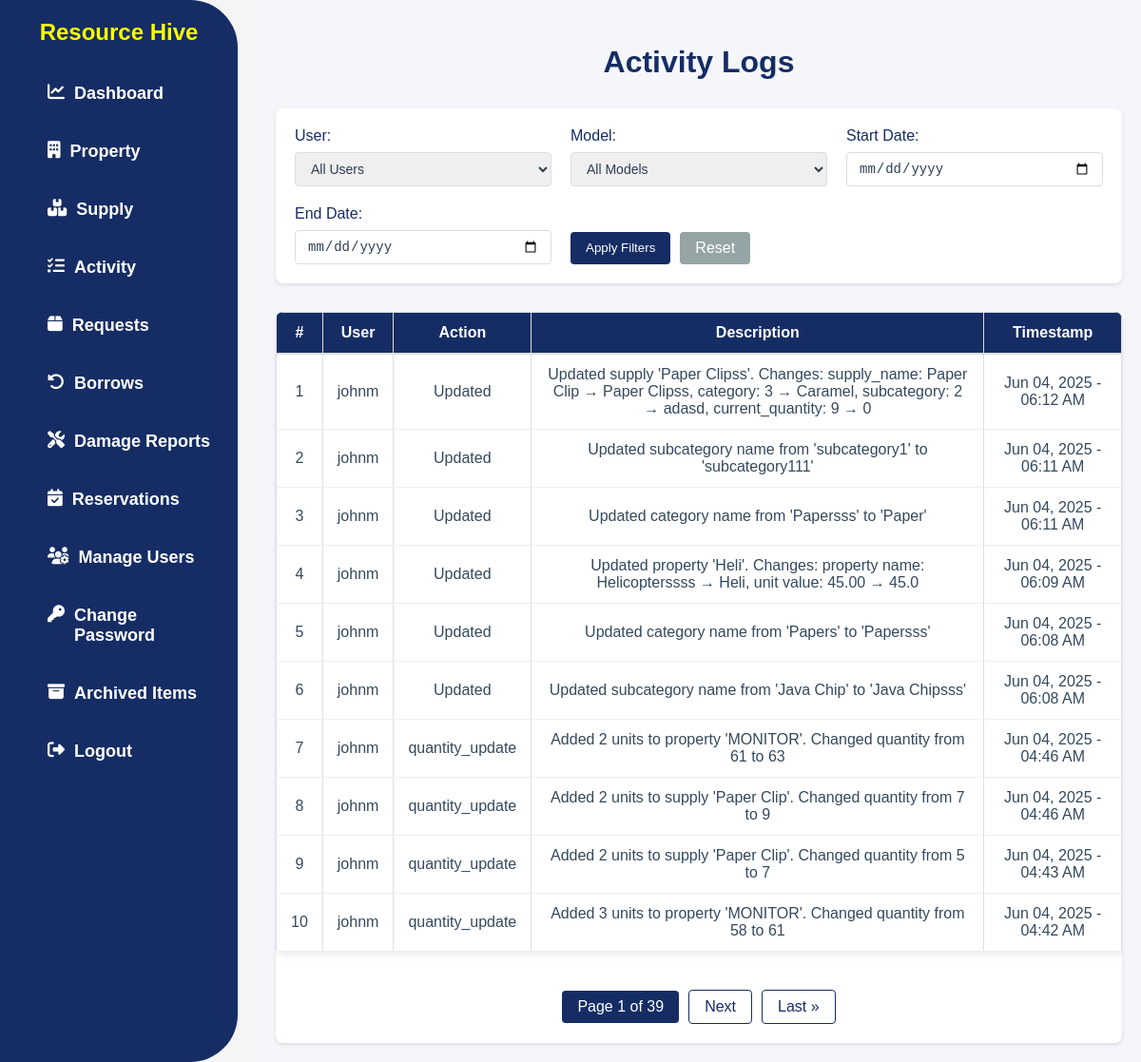
Screenshot of /activity/ (signed in) with the database file from the repository.
### app/models.py (models this page shows, shortened)
class ActivityLog(models.Model):
    ACTION_CHOICES = [
        ('create', 'Created'),
        ('update', 'Updated'),
        ('delete', 'Deleted'),
        ('login', 'Logged In'),
        ('logout', 'Logged Out'),
        ('view', 'Viewed'),
        ('request', 'Requested'),
        ('approve', 'Approved'),
        ('reject', 'Rejected'),
        ('borrow', 'Borrowed'),
        ('return', 'Returned'),
        ('report', 'Reported'),
    ]
    user = models.ForeignKey(User, on_delete=models.SET_NULL, null=True, blank=True)
    action = models.CharField(max_length=10, choices=ACTION_CHOICES)
    model_name = models.CharField(max_length=100)
    object_repr = models.CharField(max_length=255)
    description = models.TextField(blank=True, null=True)
    timestamp = models.DateTimeField(auto_now_add=True)
    class Meta:
        ordering = ['-timestamp']

### app/views.py (the view)
# urls.py: path('activity/', ActivityPageView.as_view(), name='activity'),
class ActivityPageView(PermissionRequiredMixin, ListView):
    model = ActivityLog
    template_name = 'app/activity.html'
    permission_required = 'app.view_admin_module'
    permission_denied_message = "You do not have permission to view the activity log."
    context_object_name = 'activitylog_list'
    paginate_by = 10
    def get_queryset(self):
        queryset = ActivityLog.objects.all().order_by('-timestamp')
        user_filter = self.request.GET.get('user')
        model_filter = self.request.GET.get('model')
        start_date = self.request.GET.get('start_date')
        end_date = self.request.GET.get('end_date')
        if user_filter:
            queryset = queryset.filter(user_id=user_filter)
        if model_filter:
            queryset = queryset.filter(model_name=model_filter)
        if start_date:
            queryset = queryset.filter(timestamp__date__gte=start_date)
        if end_date:
            queryset = queryset.filter(timestamp__date__lte=end_date)
        category = self.request.GET.get('category')
        if category:
            queryset = queryset.filter(model_name=category)
        return queryset
    def get_context_data(self, **kwargs):
        context = super().get_context_data(**kwargs)
        context['users'] = User.objects.all()
        models = ActivityLog.objects.values_list('model_name', flat=True).distinct()
        context['models'] = sorted(set(models))  # Convert to set to ensure uniqueness and sort
        context['current_category'] = self.request.GET.get('category', '')
        return context

### app/templates/app/activity.html (shortened to what this page needs)
{% load static %}
<!DOCTYPE html>
<html lang="en">
<head>
    <link rel="stylesheet" href="{% static 'css/style.css' %}">
    <link rel="stylesheet" href="https://cdnjs.cloudflare.com/ajax/libs/font-awesome/6.4.2/css/all.min.css">
</head>
<body>
    {% block content %}
    {% include 'app/navbar.html' %}
    <div class="actlog-page">
        <h2 class="actlog-title">Activity Logs</h2>
        <div class="actlog-filter-section">
            <form method="get" class="actlog-filter-form">
                <div class="actlog-filter-group">
                    <label for="user">User:</label>
                    <select name="user" id="user">
                        <option value="">All Users</option>
                    </select>
                </div>
                <div class="actlog-filter-group">
                    <label for="model">Model:</label>
                    <select name="model" id="model">
                        <option value="">All Models</option>
                    </select>
                </div>
                <div class="actlog-filter-group">
                    <label for="start_date">Start Date:</label>
                    <input type="date" name="start_date" id="start_date" value="{{ request.GET.start_date }}">
                </div>
                <div class="actlog-filter-group">
                    <label for="end_date">End Date:</label>
                    <input type="date" name="end_date" id="end_date" value="{{ request.GET.end_date }}">
                </div>
                <div class="actlog-filter-buttons">
                    <button type="submit" class="actlog-filter-submit">Apply Filters</button>
                    <a href="{% url 'activity' %}" class="actlog-filter-reset">Reset</a>
                </div>
            </form>
        </div>
        <div class="actlog-table-container">
            <table class="actlog-table">
                <thead>
                    <tr>
                        <th>#</th>
                        <th>User</th>
                        <th>Action</th>
                        <th>Description</th>
                        <th>Timestamp</th>
                    </tr>
                </thead>
                <tbody>
                    {% for log in activitylog_list %}
                    <tr>
                        <td>{{ page_obj.start_index|add:forloop.counter0 }}</td>
                        <td>{{ log.user.username }}</td>
                        <td>{{ log.get_action_display }}</td>
                        <td>{{ log.description }}</td>
                        <td>{{ log.timestamp|date:"M d, Y - h:i A" }}</td>
                    </tr>
                    {% empty %}
                    <tr>
                        <td colspan="5" class="actlog-empty">No activity logs available.</td>
                    </tr>
                    {% endfor %}
                </tbody>
            </table>
            {% if is_paginated %}
            <div class="actlog-pagination">
                <span class="current">
                    Page {{ page_obj.number }} of {{ page_obj.paginator.num_pages }}
                </span>
                {% if page_obj.has_next %}
                    <a href="?page={{ page_obj.next_page_number }}">Next</a>
                    <a href="?page={{ page_obj.paginator.num_pages }}">Last &raquo;</a>
                {% endif %}
            </div>
            {% endif %}
        </div>
    </div>
    {% endblock content %}
</body>
</html>

### static/css/style.css (style rules this page uses)
body { font-family: Arial, sans-serif; margin: 0; padding: 0; background-color: whitesmoke; }
.actlog-page { padding: 20px; margin-left: 270px; background-color: #f5f6fa; min-height: 100vh; }
.actlog-title { color: #152d64; margin-bottom: 30px; font-size: 32px; font-weight: 600; text-align: center; }
.actlog-filter-section { background: white; padding: 20px; border-radius: 8px; box-shadow: 0 2px 4px rgba(0, 0, 0, 0.1); margin-bottom: 30px; }
.actlog-filter-form { display: grid; grid-template-columns: repeat(auto-fit, minmax(200px, 1fr)); gap: 20px; align-items: end; }
.actlog-filter-group { display: flex; flex-direction: column; }
.actlog-filter-group label { font-weight: 500; margin-bottom: 8px; color: #152d64; }
.actlog-filter-group select, .actlog-filter-group input[type="date"] { padding: 8px 12px; border: 1px solid #ddd; border-radius: 4px; font-size: 14px; color: #2c3e50; }
.actlog-filter-buttons { display: flex; gap: 10px; }
.actlog-filter-submit { background-color: #152d64; color: white; border: none; padding: 8px 16px; border-radius: 4px; cursor: pointer; font-weight: 500; transition: background-color 0.2s; }
.actlog-filter-reset { background-color: #95a5a6; color: white; border: none; padding: 8px 16px; border-radius: 4px; cursor: pointer; font-weight: 500; transition: background-color 0.2s; text-decoration: none; }
.actlog-table-container { background: white; border-radius: 8px; box-shadow: 0 2px 4px rgba(0, 0, 0, 0.1); overflow: hidden; }
.actlog-table { width: 100%; border-collapse: collapse; }
.actlog-table th { background-color: #152d64; padding: 12px 15px; text-align: center; font-weight: 600; color: white; border-bottom: 2px solid #ddd; }
.actlog-table td { padding: 12px 15px; border-bottom: 1px solid #eee; color: #34495e; }
.actlog-pagination { display: flex; justify-content: center; align-items: center; gap: 10px; padding: 20px; margin-top: 20px; }
.actlog-pagination a { color: #152d64; text-decoration: none; padding: 8px 16px; border: 1px solid #152d64; border-radius: 4px; transition: all 0.3s ease; font-weight: 500; }
.actlog-pagination .current { background-color: #152d64; color: white; padding: 8px 16px; border-radius: 4px; font-weight: 500; }
table { width: 100%; border-collapse: collapse; background: white; box-shadow: 2px 2px 10px rgba(0, 0, 0, 0.1); }
th, td { padding: 8px 12px; text-align: center; border: 1px solid #ddd; }
th { background-color: #152d64; color: white; font-weight: bold; }
td { color: #333; }
span { font-weight: bolder; }

### rows the page displays
ActivityLog: start_index|add "1", user.username "johnm", action "Updated", description "Updated supply 'Paper Clipss'. Changes: supply_name: Paper Clip → Paper Clipss, category: 3 → Caramel, subcategory: 2 → adasd, current_quantity: 9 → 0", timestamp "Jun 04, 2025 - 06:12 AM"
ActivityLog: start_index|add "2", user.username "johnm", action "Updated", description "Updated subcategory name from 'subcategory1' to 'subcategory111'", timestamp "Jun 04, 2025 - 06:11 AM"
ActivityLog: start_index|add "3", user.username "johnm", action "Updated", description "Updated category name from 'Papersss' to 'Paper'", timestamp "Jun 04, 2025 - 06:11 AM"
ActivityLog: start_index|add "4", user.username "johnm", action "Updated", description "Updated property 'Heli'. Changes: property name: Helicopterssss → Heli, unit value: 45.00 → 45.0", timestamp "Jun 04, 2025 - 06:09 AM"
ActivityLog: start_index|add "5", user.username "johnm", action "Updated", description "Updated category name from 'Papers' to 'Papersss'", timestamp "Jun 04, 2025 - 06:08 AM"
ActivityLog: start_index|add "6", user.username "johnm", action "Updated", description "Updated subcategory name from 'Java Chip' to 'Java Chipsss'", timestamp "Jun 04, 2025 - 06:08 AM"
ActivityLog: start_index|add "7", user.username "johnm", action "quantity_update", description "Added 2 units to property 'MONITOR'. Changed quantity from 61 to 63", timestamp "Jun 04, 2025 - 04:46 AM"
ActivityLog: start_index|add "8", user.username "johnm", action "quantity_update", description "Added 2 units to supply 'Paper Clip'. Changed quantity from 7 to 9", timestamp "Jun 04, 2025 - 04:46 AM"
ActivityLog: start_index|add "9", user.username "johnm", action "quantity_update", description "Added 2 units to supply 'Paper Clip'. Changed quantity from 5 to 7", timestamp "Jun 04, 2025 - 04:43 AM"
ActivityLog: start_index|add "10", user.username "johnm", action "quantity_update", description "Added 3 units to property 'MONITOR'. Changed quantity from 58 to 61", timestamp "Jun 04, 2025 - 04:42 AM"

### other values shown
{{ page_obj.number }} "1"
{{ page_obj.paginator.num_pages }} "39"
